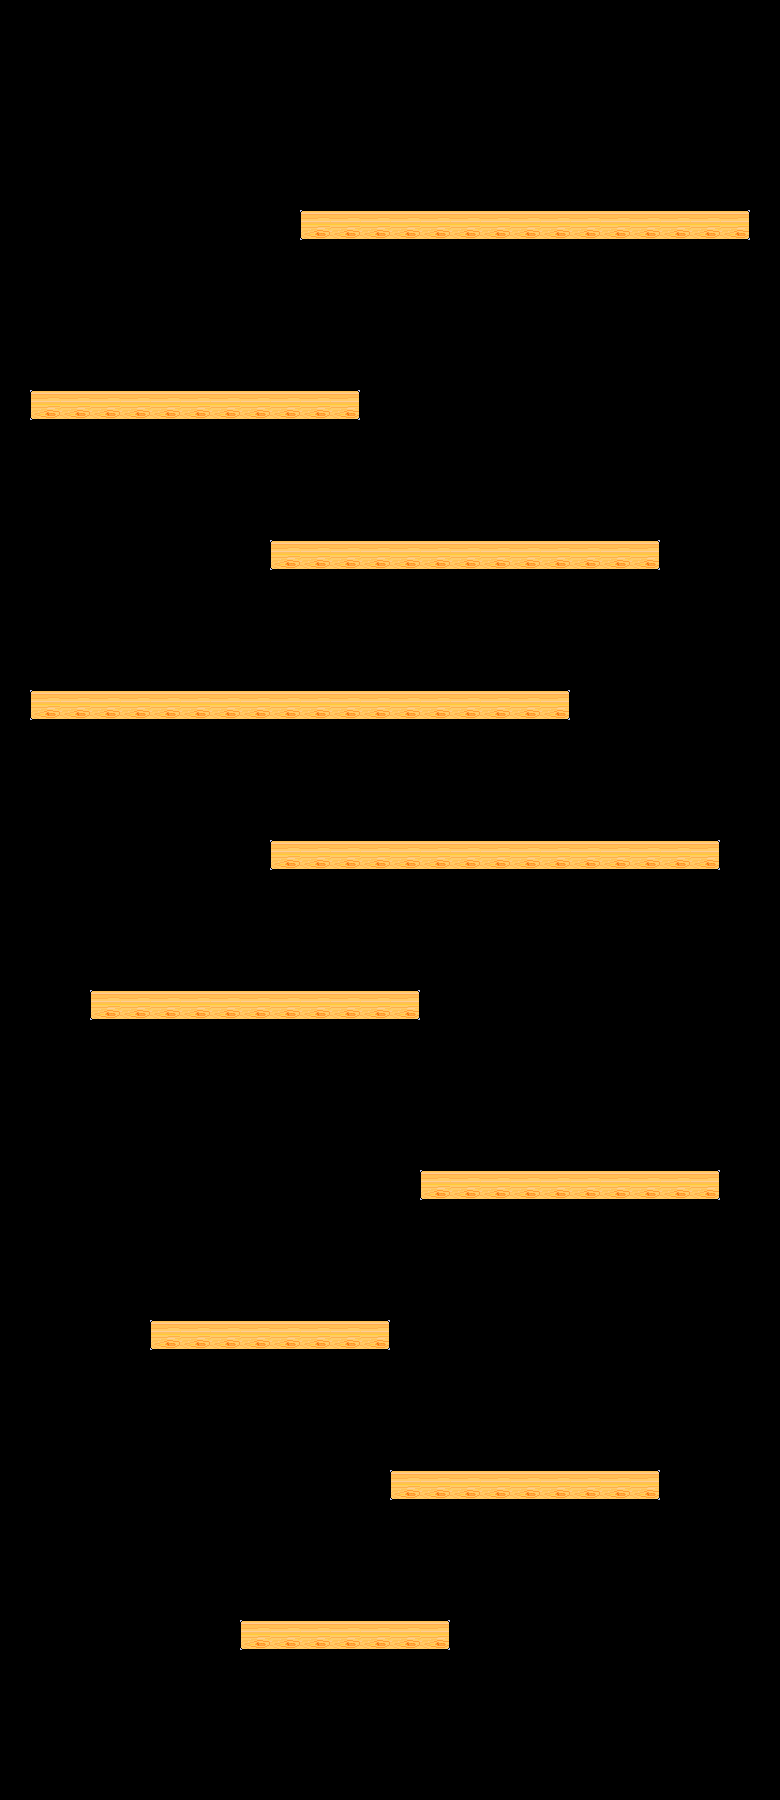

A 2D game scene composited from a Tiled map and its tileset images. What follows is a short description and the map's XML, with each tile layer's data collapsed to a summary:
An orthogonal 26x60 tile map with 30x30 px tiles, 1 tile layer (platforms), 3 hidden layers not drawn, 3 tilesets and 10 objects (3x ground, wood).

<map version="1.2" tiledversion="1.3.3" orientation="orthogonal" renderorder="right-down" width="26" height="60" tilewidth="30" tileheight="30" infinite="0" nextlayerid="9" nextobjectid="9">
 <editorsettings>
  <export format="json" />
 </editorsettings>
 <tileset firstgid="1" name="tilemap" tilewidth="30" tileheight="30" tilecount="12" columns="4">
  <image source="tilemap.png" width="120" height="90" />
  <terraintypes>
   <terrain name="New Terrain" tile="1" />
  </terraintypes>
  <tile id="1">
   <objectgroup draworder="index" id="2">
    <object id="1" name="wood" x="0" y="0" width="30" height="30" />
   </objectgroup>
  </tile>
  <tile id="4">
   <objectgroup draworder="index" id="2">
    <object id="1" name="ground" x="0" y="0" width="30" height="30" />
   </objectgroup>
  </tile>
  <tile id="5">
   <objectgroup draworder="index" id="2">
    <object id="1" name="ground" x="0" y="0" width="30" height="30" />
   </objectgroup>
  </tile>
  <tile id="6">
   <objectgroup draworder="index" id="2">
    <object id="1" name="ground" x="0" y="0" width="30" height="30" />
   </objectgroup>
  </tile>
 </tileset>
 <tileset firstgid="13" name="spider" tilewidth="60" tileheight="36" tilecount="15" columns="3">
  <image source="spider.png" width="180" height="180" />
 </tileset>
 <tileset firstgid="28" name="snake" tilewidth="60" tileheight="30" tilecount="21" columns="3">
  <image source="Snake2.png" width="180" height="210" />
 </tileset>
 <layer id="1" name="bg" width="26" height="60" visible="0">
  <data>[1560 cells, 1560 non-empty, 5 distinct tile ids]</data>
 </layer>
 <layer id="2" name="ground" width="26" height="60" visible="0">
  <data>[1560 cells, 26 non-empty, 3 distinct tile ids]</data>
 </layer>
 <layer id="4" name="platforms" width="26" height="60">
  <data>[1560 cells, 117 non-empty, 3 distinct tile ids]</data>
 </layer>
 <layer id="5" name="invisiblewalls" width="26" height="60" visible="0" opacity="0">
  <data>[1560 cells, 20 non-empty, 1 distinct tile ids]</data>
 </layer>
 <objectgroup id="7" name="spiders">
  <object id="3" gid="13" x="130" y="988.667" width="60" height="36" />
  <object id="4" gid="13" x="191.333" y="1319.33" width="60" height="36" />
  <object id="5" gid="13" x="454" y="1466" width="60" height="36" />
 </objectgroup>
 <objectgroup id="8" name="snakes">
  <object id="6" gid="28" x="328.667" y="208.333" width="60" height="30" />
  <object id="7" gid="28" x="123.333" y="685.667" width="60" height="30" />
  <object id="8" gid="28" x="407.333" y="536.333" width="60" height="30" />
 </objectgroup>
</map>